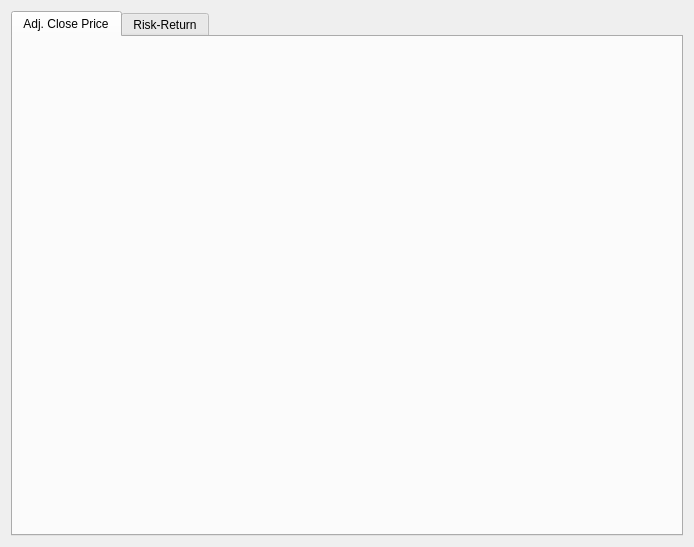
<?xml version="1.0" encoding="UTF-8"?>
<ui version="4.0">
 <class>StockPerformance</class>
 <widget class="QWidget" name="StockPerformance">
  <property name="geometry">
   <rect>
    <x>0</x>
    <y>0</y>
    <width>694</width>
    <height>547</height>
   </rect>
  </property>
  <property name="minimumSize">
   <size>
    <width>640</width>
    <height>480</height>
   </size>
  </property>
  <property name="maximumSize">
   <size>
    <width>16777215</width>
    <height>16777215</height>
   </size>
  </property>
  <property name="windowTitle">
   <string>Stock Performance</string>
  </property>
  <layout class="QGridLayout" name="gridLayout_2">
   <item row="0" column="0">
    <layout class="QGridLayout" name="gridLayout">
     <item row="0" column="0">
      <widget class="QTabWidget" name="tabWidget">
       <property name="currentIndex">
        <number>0</number>
       </property>
       <widget class="QWidget" name="graph3">
        <attribute name="title">
         <string>Adj. Close Price</string>
        </attribute>
        <layout class="QGridLayout" name="gridLayout_4">
         <item row="0" column="0">
          <layout class="QGridLayout" name="graphLayout3"/>
         </item>
        </layout>
       </widget>
       <widget class="QWidget" name="graph4">
        <attribute name="title">
         <string>Risk-Return</string>
        </attribute>
        <layout class="QGridLayout" name="gridLayout_6">
         <item row="0" column="0">
          <layout class="QGridLayout" name="graphLayout4"/>
         </item>
        </layout>
       </widget>
      </widget>
     </item>
    </layout>
   </item>
  </layout>
 </widget>
 <resources/>
 <connections/>
</ui>
